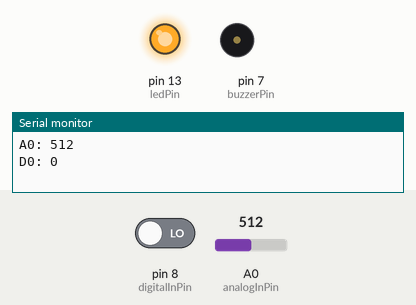
The sketch below on a simulated Arduino Uno, built with avr-gcc and run on an emulated ATmega328P. Shown: output pins drawn as LEDs (lit = HIGH), buzzer (waves = sounding), the last lines printed to the serial monitor. The inputs (shaded band) are chosen by the test bench; at power-on: pin 8 (digitalInPin) LOW, A0 (analogInPin) = 512.

Above: at 1.3 s.
1.4 s: pin 8 (digitalInPin) driven HIGH
At 2.1 s:
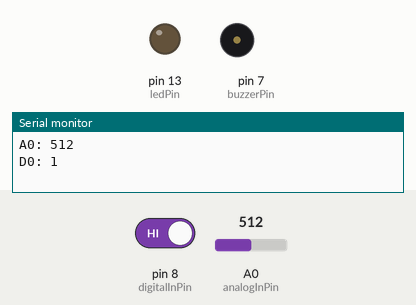
3.0 s: pin 8 (digitalInPin) driven LOW
At 3.1 s:
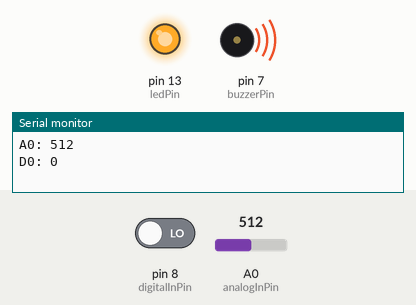
Timing chart, 0 to 12.0 s (numbered marks = the images above; inputs shaded):
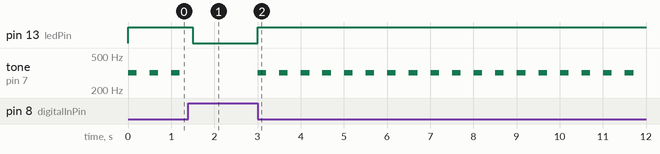

The sketch:

Flame_Alarm.ino
```cpp
/***********************************************
 * name:Flame Alarm
 * function:ignite a lighter near the flame sensor.
 * Then the buzzer will beep,
 * and the LED on the flame sensor module and that attached to pin 13 of the SunFounder board will light up.
 * connection:
 * flame sensor module             SunFounder Uno R3
 * D0                                   8
 * A0                                   A0
 * VCC                                  5V
 * GND                                  GND
 * Buzzer Module                        SunFounder Uno R3
 * SIG                                   7
 * VCC                                  5V
 * GND                                  GND
 ***************************************************/

const int analogInPin = A0;// A0 attach to A0
const int digitalInPin = 8; //D0 attach to digital 8
const int ledPin = 13; //pin13 built-in led
const int buzzerPin=7;  //buzzer attach to digital 7

void setup()
{
  //set the pins state
  pinMode(digitalInPin,INPUT);
  pinMode(ledPin,OUTPUT);
  pinMode(buzzerPin,OUTPUT);
  Serial.begin(9600);//initialize serial

}

void loop()
{
  int analogVal = analogRead(analogInPin); //read the value of A0
  Serial.print("A0: ");
  Serial.println(analogVal);//print to serial monitor
  boolean stat = digitalRead(digitalInPin);
  Serial.print("D0: ");
  Serial.println(stat); // print to serial monitor
  Serial.println(" ");
  if(stat == HIGH)
  {
    digitalWrite(ledPin,LOW);
    noTone(7);//if you want to play different pitches on multiple pins, you need to call noTone() on one pin before calling tone() on the next pin.
  }
  if(stat == LOW)
  {
    digitalWrite(ledPin,HIGH);
    tone(7,320,200);//in pin7 generate a tone ,it's frequency is 320hz and the duration of the tone is 500 milliseconds
  }
  delay(500); // used to slow down readings while calibrating
}
```

Measured:
- after the input at 1.4 s, pin 13 (ledPin): HIGH → LOW after 0.10 s; tone on pin 7 (buzzerPin): stops changing and stays silent
- after the input at 3.0 s, pin 13 (ledPin): LOW → HIGH at once; tone on pin 7 (buzzerPin): alternates 320 Hz for 0.20 s and silent for 0.30 s, starting at once
- by itself, tone on pin 7 (buzzerPin): alternates 320 Hz for 0.20 s and silent for 0.30 s
